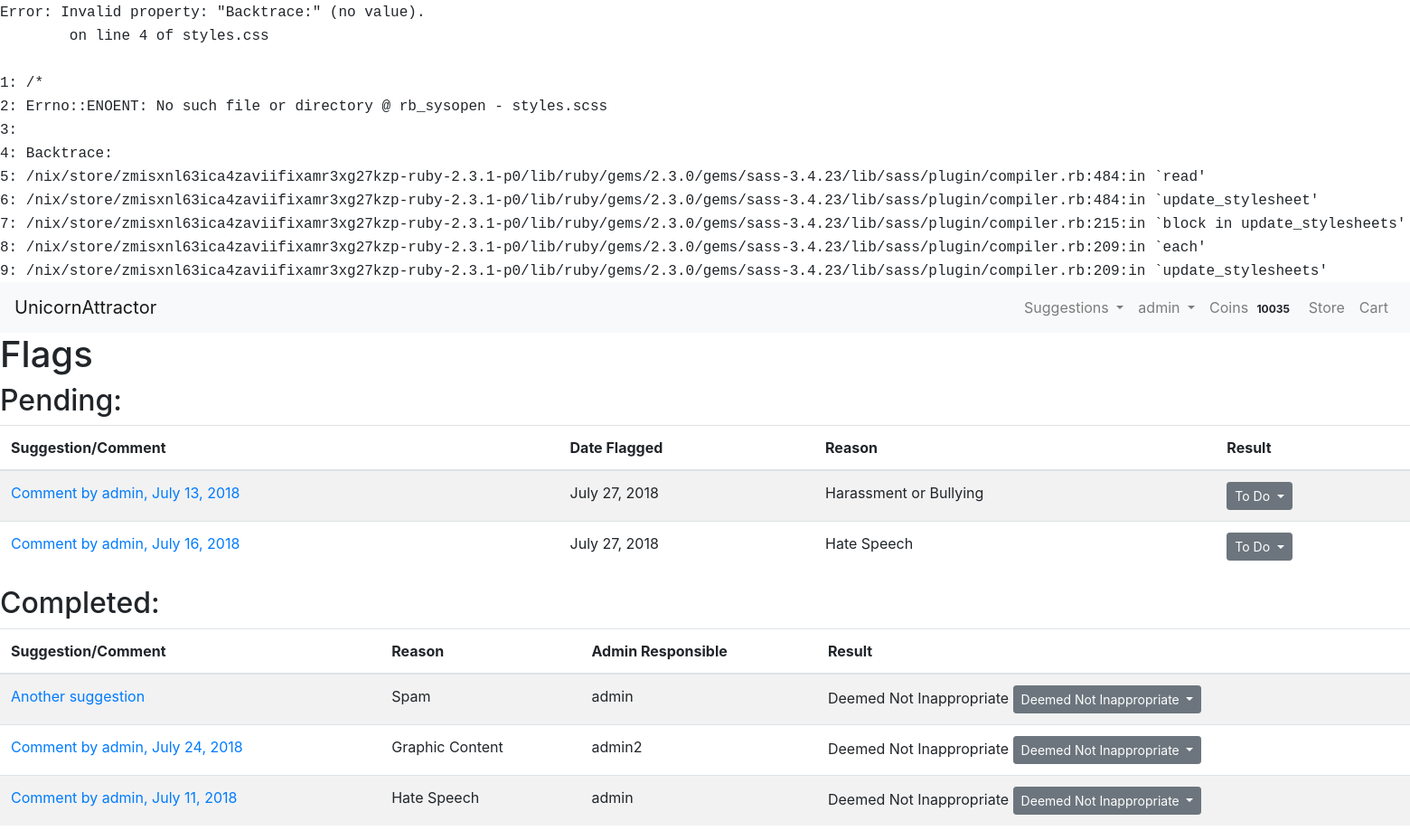
Page /suggestions/flags (signed in) on the committed database.
### accounts/models.py (models this page shows)
class User(AbstractUser):
    USERNAME_FIELD = "email"
    email = models.EmailField(('email address'), blank=False, unique=True)
    REQUIRED_FIELDS = []
    def __str__(self):
        return self.username

### usersuggestions/models.py (models this page shows, shortened)
class Flag(models.Model):
    flagged_item_choices = ((1, "comment"), (2, 'suggestion'))
    reason_choices = ((0, "Spam"), (1, "Hate Speech"), (2, "Graphic Content"), (3, "Harassment or Bullying"))
    result_choices = ((True, 'Deemed Inappropriate'), (False, 'Deemed Not Inappropriate'), (None, "To Do"))
    flagged_item_type = models.PositiveSmallIntegerField(choices=flagged_item_choices, null=False)
    flagged_by = models.ForeignKey(User, null=False, on_delete=models.PROTECT)
    suggestion = models.ForeignKey(Suggestion, null=True, blank=True, on_delete=models.SET_NULL)
    comment = models.ForeignKey(Comment, null=True, blank=True, on_delete=models.SET_NULL)
    reason = models.PositiveSmallIntegerField(choices=reason_choices, null=False, blank=False)
    date_time_marked = models.DateTimeField(auto_now_add=True)
    responsible_admin = models.ForeignKey(User, related_name="admin_assigned", null=True, blank=True,
                                       on_delete=models.PROTECT)
    result = models.NullBooleanField(blank=True, null=True, choices=result_choices)

class Comment(models.Model):
    user = models.ForeignKey(User, null=False, on_delete=models.PROTECT)
    suggestion = models.ForeignKey(Suggestion, null=False, on_delete=models.CASCADE)
    admin_page_comment = models.BooleanField(blank=False, default=False)
    comment = RichTextUploadingField()
    date_time = models.DateTimeField(auto_now_add=True)

class Suggestion(models.Model):
    suggestion_choices = ((True, 'Feature'), (False, 'Bug Fix'))
    is_feature = models.BooleanField(blank=False, default=False, choices=suggestion_choices)
    user = models.ForeignKey(User, null=False, on_delete=models.PROTECT)
    title = models.CharField(max_length=200, blank=False)
    details = RichTextUploadingField()
    date_time = models.DateTimeField(auto_now_add=True)
    delay_submission = models.BooleanField(null=False, blank=True, default=False)

### usersuggestions/views.py (the view)
@login_required()
def render_flags_page(request):
    if not request.user.is_staff:
        return redirect("issue_tracker")
    flags = Flag.objects.all()
    return render(request, "view_flags.html", {"flags": flags})

### market/cart.py (called while the page is built)
    def __len__(self):
        return sum(item['quantity'] for item in self.cart.values())

### market/contexts.py (called while the page is built)
def cart(request):
    return {'cart': Cart(request)}

def usercoins(request):
    if request.user.is_authenticated:
        user = request.user
        coins_amount = UserCoins.objects.get(user=user).coins
        return {"usercoins":coins_amount}
    else:
        return {"usercoins": None}

### usersuggestions/templates/view_flags.html (shortened to what this page needs)
{% extends 'base.html' %} {% block title %}Flags{% endblock %} {% block content %}
<h1>Flags</h1>
<h2> Pending:</h2>
<table class="table table-striped">
    <thead>
        <tr>
            <th scope="col">Suggestion/Comment</th>
            <th scope="col">Date Flagged</th>
            <th scope="col">Reason</th>
            <th scope="col">Result</th>
        </tr>
    </thead>
    <tbody>
        {% for flag in flags %} {% if flag.result == None %}
        <tr>
            <td>
                {% if flag.flagged_item_type == 1 %}
                <a href="{% url 'view_suggestion' flag.comment.suggestion.id %}#{{ flag.comment.id }}" target="_blank">Comment by {{ flag.comment.user }}, {{ flag.comment.date_time.date }}</a> {% else %}
                <a href="{% url 'view_suggestion' flag.suggestion.id %}" target="_blank">{{ flag.suggestion.title }}</a> {% endif %}
            </td>
            <td>{{ flag.date_time_marked.date }}</td>
            <td>{{ flag.get_reason_display }}</td>
            <td>
                <button id="flagResultButtonGroup" type="button" class="btn btn-sm btn-secondary dropdown-toggle" data-toggle="dropdown" aria-haspopup="true" aria-expanded="false">
     To Do
    </button>
            </td>
        </tr>
        {% endif %} {% endfor %}
    </tbody>
</table>
<h2>Completed:</h2>
<table class="table table-striped">
    <thead>
        <tr>
            <th scope="col">Suggestion/Comment</th>
            <th scope="col">Reason</th>
            <th scope="col">Admin Responsible</th>
            <th scope="col">Result</th>
        </tr>
    </thead>
    <tbody>
        {% for flag in flags %}
        {% if flag.result is not None %}
        <tr>
            <td>
                {% if flag.flagged_item_type == 1 %}
                <a href="{% url 'view_suggestion' flag.comment.suggestion.id %}#{{ flag.comment.id }}" target="_blank">Comment by {{ flag.comment.user }}, {{ flag.comment.date_time.date }}</a> {% else %}
                <a href="{% url 'view_suggestion' flag.suggestion.id %}" target="_blank">{{ flag.suggestion.title }}</a> {% endif %}
            </td>
         <td>{{ flag.get_reason_display }}</td>
             <td>{{ flag.responsible_admin }}</td>
            <td>  {{ flag.get_result_display }}
                <button id="flagResultButtonGroup" type="button" class="btn btn-sm btn-secondary dropdown-toggle" data-toggle="dropdown" aria-haspopup="true" aria-expanded="false">
     {{ flag.get_result_display }}
    </button>
            </td>
        </tr>
        {% endif %}
        {% endfor %}
    </tbody>
{% endblock %}

### templates/base.html (shortened to what this page needs)
<!DOCTYPE html>
<html lang="en">
<head>
    <link rel="stylesheet" href="https://maxcdn.bootstrapcdn.com/bootstrap/4.0.0/css/bootstrap.min.css">
    <link rel="stylesheet" href="/static/css/styles.css" type="text/css" />
</head>
<header>
    <nav class="navbar navbar-expand-lg navbar-light bg-light justify-content-between">
        <a class="navbar-brand" href="{% url 'home' %}">UnicornAttractor</a>
        <form class="inline">
            <div class="collapse navbar-collapse" id="navbarSupportedContent">
                <ul class="navbar-nav mr-auto">
                    <li class="nav-item dropdown">
                        <a class="nav-link dropdown-toggle" href="{% url 'issue_tracker' %}" id="navbarDropdown" role="button" data-toggle="dropdown" aria-haspopup="true" aria-expanded="false">
          Suggestions
        </a>
                    </li>
                    {% if user.is_authenticated %}
                    <li class="nav-item dropdown">
                        <a class="nav-link dropdown-toggle" href="#" id="navbarDropdownUser" role="button" data-toggle="dropdown" aria-haspopup="true" aria-expanded="false">
          {{ user.username }}
        </a>
                    </li>
                    <li class="nav-item">
                        <a class="nav-link" href="{% url 'earn_coins' %}"> Coins <span class="badge badge-light">{{ usercoins }}</span></a></a>
                    </li>
                    {% endif %}
                    <li class="nav-item">
                        <a class="nav-link" href="{% url 'store' %}">Store</a>
                    </li>
                    <li class="nav-item">
                        <a class="nav-link" href="{% url 'view_cart' %}">Cart </a>
                    </li>
                </ul>
            </div>
        </form>
    </nav>
</header>
<body>
    {% block content %}{% endblock %}
</body>
</html>

### styles.css (style rules this page uses)
body:before { white-space: pre; font-family: monospace; content: "Error: Invalid property: \"Backtrace:\" (no value).\A on line 4 of styles.css\A \A 1: /*\A 2: Errno::ENOENT: No such file or directory @ rb_sysopen - styles.scss\A 3: \A 4: Backtrace:\A 5: /nix/store/zmisxnl63ica4zaviifixamr3xg27kzp-ruby-2.3.1-p0/lib/ruby/gems/2.3.0/gems/sass-3.4.23/lib/sass/plugin/compiler.rb:484:in `read'\A 6: /nix/store/zmisxnl63ica4zaviifixamr3xg27kzp-ruby-2.3.1-p0/lib/ruby/gems/2.3.0/gems/sass-3.4.23/lib/sass/plugin/compiler.rb:484:in `update_stylesheet'\A 7: /nix/store/zmisxnl63ica4zaviifixamr3xg27kzp-ruby-2.3.1-p0/lib/ruby/gems/2.3.0/gems/sass-3.4.23/lib/sass/plugin/compiler.rb:215:in `block in update_stylesheets'\A 8: /nix/store/zmisxnl63ica4zaviifixamr3xg27kzp-ruby-2.3.1-p0/lib/ruby/gems/2.3.0/gems/sass-3.4.23/lib/sass/plugin/compiler.rb:209:in `each'\A 9: /nix/store/zmisxnl63ica4zaviifixamr3xg27kzp-ruby-2.3.1-p0/lib/ruby/gems/2.3.0/gems/sass-3.4.23/lib/sass/plugin/compiler.rb:209:in `update_stylesheets'"; }

### rows in the picture
User: username "admin"
Flag: comment.user "admin", comment.date_time "July 13, 2018", date_time_marked "July 27, 2018", reason "Harassment or Bullying"
Flag: comment.user "admin", comment.date_time "July 16, 2018", date_time_marked "July 27, 2018", reason "Hate Speech"
Flag: suggestion "Another suggestion", reason "Spam", responsible_admin "admin", result "Deemed Not Inappropriate"
Flag: comment.user "admin", comment.date_time "July 24, 2018", reason "Graphic Content", responsible_admin "admin2", result "Deemed Not Inappropriate"
Flag: comment.user "admin", comment.date_time "July 11, 2018", reason "Hate Speech", responsible_admin "admin", result "Deemed Not Inappropriate"

### other values in the picture
{{ usercoins }} "10035"
